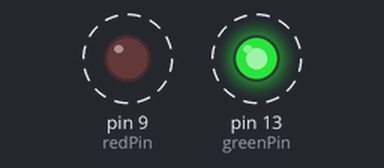
This sketch was run on a simulated Arduino Uno, built with avr-gcc and run on an emulated ATmega328P. Shown: output pins drawn as LEDs (lit = HIGH). Dashed ring = blinking.

Above: at 0.5 s.
Timing chart, 0 to 4.6 s (numbered marks = the images above):
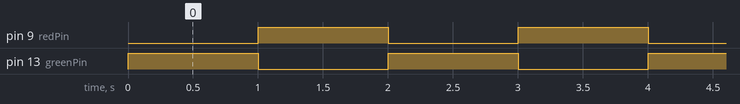

The sketch:

lab1_1.ino
```cpp
const int greenPin = 13;
const int redPin = 9;

void setup() {
 pinMode(greenPin, OUTPUT);
 pinMode(redPin, OUTPUT);

}

void loop() {
  digitalWrite(greenPin, HIGH);
  digitalWrite(redPin, LOW);
  delay(1000);
  digitalWrite(greenPin, LOW);
  digitalWrite(redPin, HIGH);
  delay(1000);

}
```

Measured:
- by itself, pin 9 (redPin), pin 13 (greenPin): alternates HIGH for 1.0 s and LOW for 1.0 s
